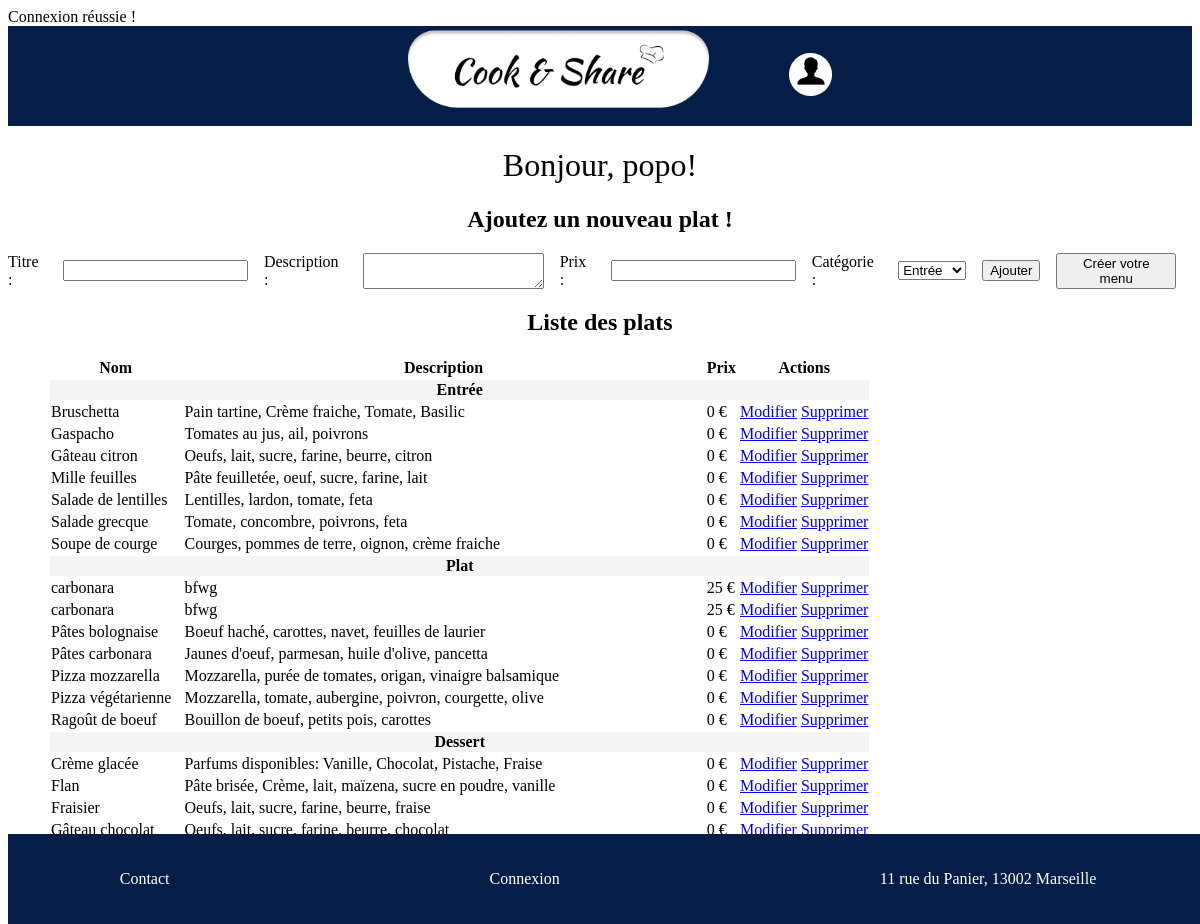
Page /profile.php (signed in) on the committed database.
### tables this page shows
CREATE TABLE IF NOT EXISTS `plats` (
  `id` int NOT NULL AUTO_INCREMENT,
  `titre` varchar(100) NOT NULL,
  `description` varchar(255) NOT NULL,
  `prix` decimal(10,0) NOT NULL,
  `id_categorie` int NOT NULL,
  PRIMARY KEY (`id`),
  KEY `id_categorie` (`id_categorie`)
);

CREATE TABLE IF NOT EXISTS `categories` (
  `id` int NOT NULL AUTO_INCREMENT,
  `Nom` varchar(255) NOT NULL,
  PRIMARY KEY (`id`)
);

### includes/db_connection.php (called while the page is built, shortened)
<?php
$host = 'localhost';
$dbname = 'marvin-delansorne_gestionnaire_de_menu';
$username = 'marvin-delansorne';
$password = 'K~5q23q4h';
try {
    $pdo = new PDO("mysql:host=$host;dbname=$dbname;charset=utf8", $username, $password);
    $pdo->setAttribute(PDO::ATTR_ERRMODE, PDO::ERRMODE_EXCEPTION);
} catch (PDOException $host) {
    echo 'Une erreur est survenue : ' . $host->getMessage();
}
$plats = $pdo->query("
    SELECT plats.*, Categories.Nom as categorie_nom
    FROM plats
    INNER JOIN Categories ON plats.id_categorie = Categories.id
    ORDER BY
        FIELD(Categories.Nom, 'Entrée', 'Plat', 'Dessert'),
        plats.titre
")->fetchAll();

### profile.php (the view, shortened to what this page needs)
<?php
require_once 'includes/db_connection.php';
if (isset($_COOKIE['username'])) {
    $username = htmlspecialchars($_COOKIE['username']);
} else {
    $username = 'Invité';
}
?>
<!DOCTYPE html>
<html lang="fr">
<head>
    <link rel="stylesheet" href="./styles/global.css">
    <link rel="stylesheet" href="./styles/style_profil.css">
</head>
<body>
    <header>
        <nav>
            <ul class="navbar">
                <li><a href="index.php"><img src="./assets/img/logo_cook_&_share.png" alt="logo" height="100px"></a></li>
                <li><a href="profile.php"><img src="assets/img/logo_profile.png" alt="profile"></a></li>
            </ul>
        </nav>
    </header>
    <main>
        <h1>Bonjour, <?php echo $username; ?>!</h1>
        <h2>Ajoutez un nouveau plat !</h2>
        <form action="<?php echo htmlspecialchars($_SERVER['PHP_SELF']); ?>" method="post">
            <label for="titre">Titre :</label>
            <input type="text" name="titre" required>
            <label for="description">Description :</label>
            <textarea name="description" required></textarea>
            <label for="prix">Prix :</label>
            <input type="number" name="prix" step="0.01" required>
            <label for="id_categorie">Catégorie :</label>
            <select name="id_categorie" required>
                <?php
                $Categories = $pdo->query("SELECT * FROM Categories")->fetchAll();
                foreach ($Categories as $Categorie) {
                    echo "<option value='{$Categorie['id']}'>{$Categorie['Nom']}</option>";
                }
                ?>
            </select>
            <button type="submit">Ajouter</button>
            <button onclick="window.location.href='creation_menu.php'">Créer votre menu</button>
            <br>
        </form>
        <h2>Liste des plats</h2>
        <ul>
            <table>
                <thead>
                    <tr>
                        <th>Nom</th>
                        <th>Description</th>
                        <th>Prix</th>
                        <th>Actions</th>
                    </tr>
                </thead>
                <tbody>
                    <?php
                    $categorie_actuelle = null;
                    $plats = $pdo->query("
                SELECT plats.*, Categories.Nom as categorie_nom
                FROM plats
                INNER JOIN Categories ON plats.id_categorie = Categories.id
                ORDER BY
                    FIELD(Categories.Nom, 'Entrée', 'Plat', 'Dessert'),
                    plats.titre
            ")->fetchAll();
                    foreach ($plats as $plat):
                        if ($categorie_actuelle !== $plat['categorie_nom']) {
                            $categorie_actuelle = $plat['categorie_nom'];
                            echo "<tr><th colspan='4' style='background-color: #f4f4f4; text-align:center;'>{$categorie_actuelle}</th></tr>";
                        }
                    ?>
                        <tr>
                            <td><?php echo htmlspecialchars($plat['titre']); ?></td>
                            <td><?php echo htmlspecialchars($plat['description']); ?></td>
                            <td class="prix"><?= htmlspecialchars($plat['prix']) ?> €</td>
                            <td>
                                <a href="#">Modifier</a>
                                <a href="profile.php?action=delete&id=<?php echo $plat['id']; ?>">Supprimer</a>
                            </td>
                        </tr>
                    <?php endforeach; ?>
                </tbody>
            </table>
        </ul>
    </main>
    <footer>
        <section class="footer">
            <div>Contact</div>
            <div>Connexion</div>
            <div>11 rue du Panier, 13002 Marseille</div>
        </section>
    </footer>
</body>
</html>

### styles/global.css (style rules this page uses)
body { font-family: "Montserrat", serif; font-optical-sizing: auto; font-weight: 50px; font-style: normal; }
body h1 { text-align: center; font-family: "Kaushan Script", serif; font-weight: 400; font-style: normal; }
.navbar { list-style-type: none; display: flex; justify-content:center; gap: 5em; align-items:center ; background-color: #041E48; background-size: contain; margin: 0%; height: 100px; }
.footer { width: 100%; height: 90px; background-color: #041E48; display: flex; justify-content: center; align-items: center; gap: 20em; color: white; }
footer { width: 100%; position: relative; bottom: 0%; }

### styles/style_profil.css (style rules this page uses)
form { display: flex; justify-content: center; align-items: center; gap: 1em; }
h2, ul { text-align: center; list-style-type: none; }
footer { position: fixed; bottom: 0%; }

### rows in the picture
plats: id_categorie.Nom "Entrée", titre "Bruschetta", description "Pain tartine, Crème fraiche, Tomate, Basilic", prix "0"
plats: titre "Gaspacho", description "Tomates au jus, ail, poivrons", prix "0"
plats: titre "Gâteau citron", description "Oeufs, lait, sucre, farine, beurre, citron", prix "0"
plats: titre "Mille feuilles", description "Pâte feuilletée, oeuf, sucre, farine, lait", prix "0"
plats: titre "Salade de lentilles", description "Lentilles, lardon, tomate, feta", prix "0"
plats: titre "Salade grecque", description "Tomate, concombre, poivrons, feta", prix "0"
plats: titre "Soupe de courge", description "Courges, pommes de terre, oignon, crème fraiche", prix "0"
plats: id_categorie.Nom "Plat", titre "carbonara", description "bfwg", prix "25"
plats: titre "carbonara", description "bfwg", prix "25"
plats: titre "Pâtes bolognaise", description "Boeuf haché, carottes, navet, feuilles de laurier", prix "0"
plats: titre "Pâtes carbonara", description "Jaunes d'oeuf, parmesan, huile d'olive, pancetta", prix "0"
plats: titre "Pizza mozzarella", description "Mozzarella, purée de tomates, origan, vinaigre balsamique", prix "0"
plats: titre "Pizza végétarienne", description "Mozzarella, tomate, aubergine, poivron, courgette, olive", prix "0"
plats: titre "Ragoût de boeuf", description "Bouillon de boeuf, petits pois, carottes", prix "0"
plats: id_categorie.Nom "Dessert", titre "Crème glacée", description "Parfums disponibles: Vanille, Chocolat, Pistache, Fraise", prix "0"
plats: titre "Flan", description "Pâte brisée, Crème, lait, maïzena, sucre en poudre, vanille", prix "0"
plats: titre "Fraisier", description "Oeufs, lait, sucre, farine, beurre, fraise", prix "0"
plats: titre "Gâteau chocolat", description "Oeufs, lait, sucre, farine, beurre, chocolat", prix "0"

### other values in the picture
$username "popo"
form field id_categorie "Entrée"
